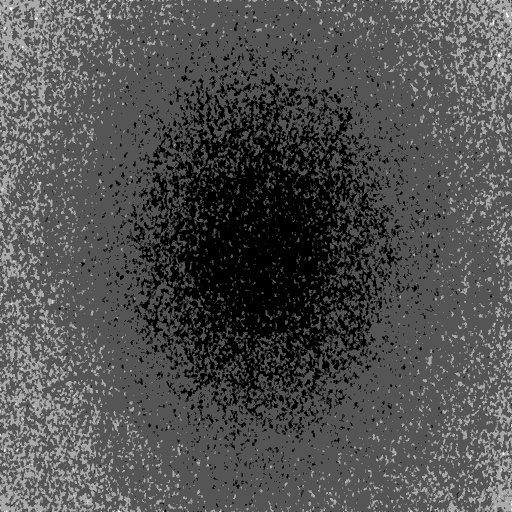
#> input picture data_augmentation/background.bmp, 512 x 512 px
$ python -i batch_data_augment.py   (imports and definitions only)   (older library calls are emulated)
#> lines starting #> are read from the running program, lines starting #| are printed output that depends on the picture
#> further down, picture is the input picture: PIL image 512x512 RGB; min 0, max 6, mean 1.88
# -*- coding:utf-8 -*-
"""数据增强
   1. 翻转变换 flip
   2. 随机修剪 random crop
   3. 色彩抖动 color jittering
   4. 平移变换 shift
   5. 尺度变换 scale
   6. 对比度变换 contrast
   7. 噪声扰动 noise
   8. 旋转变换/反射变换 Rotation/reflection

"""

from PIL import Image, ImageEnhance, ImageOps, ImageFile
import numpy as np
import random
import threading, os, time
import logging
import math

logger = logging.getLogger(__name__)
ImageFile.LOAD_TRUNCATED_IMAGES = True

# def rotate(image, angle, center=None, scale=1.0):
#     # 获取图像尺寸
#     (h, w) = image.shape[:2]
#     # 若未指定旋转中心，则将图像中心设为旋转中心
#     if center is None:
#         center = (w / 2, h / 2)
#     # 执行旋转
#     M = cv2.getRotationMatrix2D(center, angle, scale)
#     rotated = cv2.warpAffine(image, M, (w, h))
#     # 返回旋转后的图像
#     return rotated

class DataAugmentation:
    """
    包含数据增强的八种方式
    """


    def __init__(self):
        pass

    @staticmethod
    def openImage(image):
        return Image.open(image, mode="r")

    # [107 lines left out: functions randomRotation, transpose_left_right, transpose_top_bottom, randomCrop, resize_by_scale, not called in this run]

    @staticmethod
    def randomColor(image):
        """
        对图像进行颜色抖动
        :param image: PIL的图像image
        :return: 有颜色色差的图像image
        """
        random_factor = np.random.randint(0, 31) / 10.  # 随机因子
        color_image = ImageEnhance.Color(image).enhance(random_factor)  # 调整图像的饱和度
        random_factor = np.random.randint(10, 21) / 10.  # 随机因子
        brightness_image = ImageEnhance.Brightness(color_image).enhance(random_factor)  # 调整图像的亮度
        random_factor = np.random.randint(10, 21) / 10.  # 随机因1子
        contrast_image = ImageEnhance.Contrast(brightness_image).enhance(random_factor)  # 调整图像对比度
        random_factor = np.random.randint(0, 31) / 10.  # 随机因子
        base_img = ImageEnhance.Sharpness(contrast_image).enhance(random_factor)  # 调整图像锐度
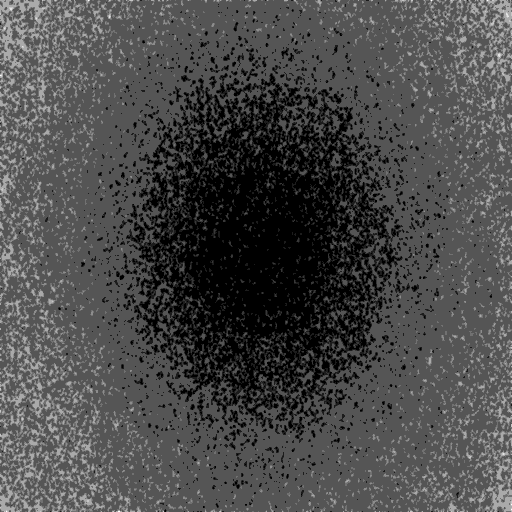
#> base_img: PIL image 512x512 RGB; min 0, max 9, mean 2.63; drawn with min black and max white
        random_angle = np.random.randint(1, 360)
        return base_img.rotate(random_angle)
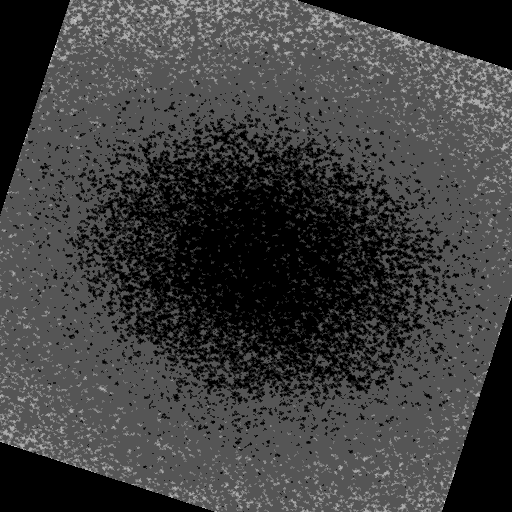
#> returned value: PIL image 512x512 RGB; min 0, max 9, mean 2.17; drawn with min black and max white

    # [31 lines left out: function randomGaussian, not called in this run]

    @staticmethod
    def saveImage(image, path):
        image.save(path)


# [58 lines left out: functions makeDir, imageOps, not called in this run]

    # for _i in range(0, times, 1):
    #     new_image = funcMap[func_name](image)
    #     DataAugmentation.saveImage(new_image, os.path.join(des_path, func_name + str(_i) + file_name))


opsList = {"randomRotation", "randomCrop", "randomColor","resize_by_scale","transpose_left_right","transpose_top_bottom"}
# opsList = {"randomRotation", "randomGaussian"}


# [33 lines left out: function threadOPS, not called in this run]


# if __name__ == '__main__':
#     threadOPS("F:/natong/augmenttation--test/test",
#               "F:/natong/augmenttation--test/train")
# [11 lines not run here, left out]
        # # 保存路径
        # isExists = os.path.exists(filepath_save)
        # # 判断结果
        # if not isExists:
        #     # 如果不存在则创建目录
        #     os.makedirs(filepath_save)

>>> from PIL import Image
>>> picture = Image.open('background.bmp')
>>> result = DataAugmentation().randomColor(picture)
